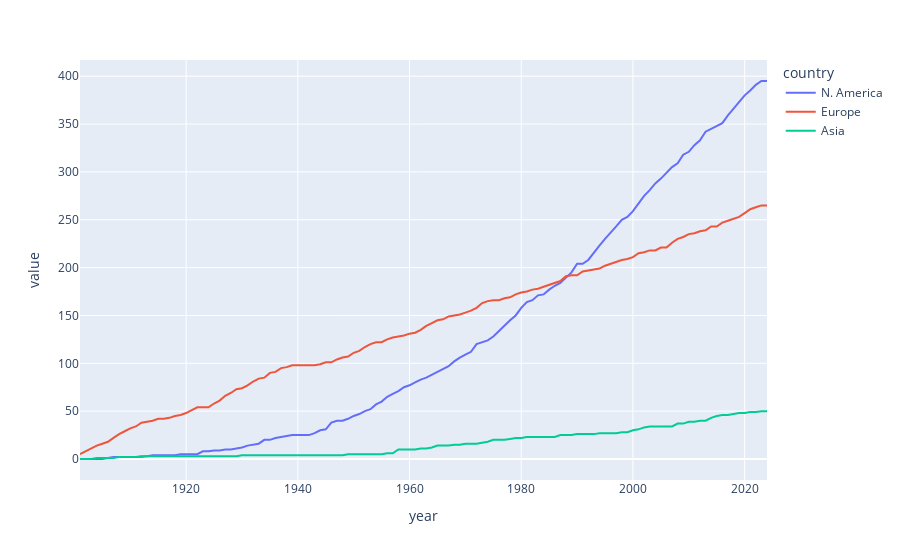

Write notebook code for a chart like this one.
### Code cell
# use the line method with a suitable DataFrame
fig = px.line(df_regions)
fig.show()
